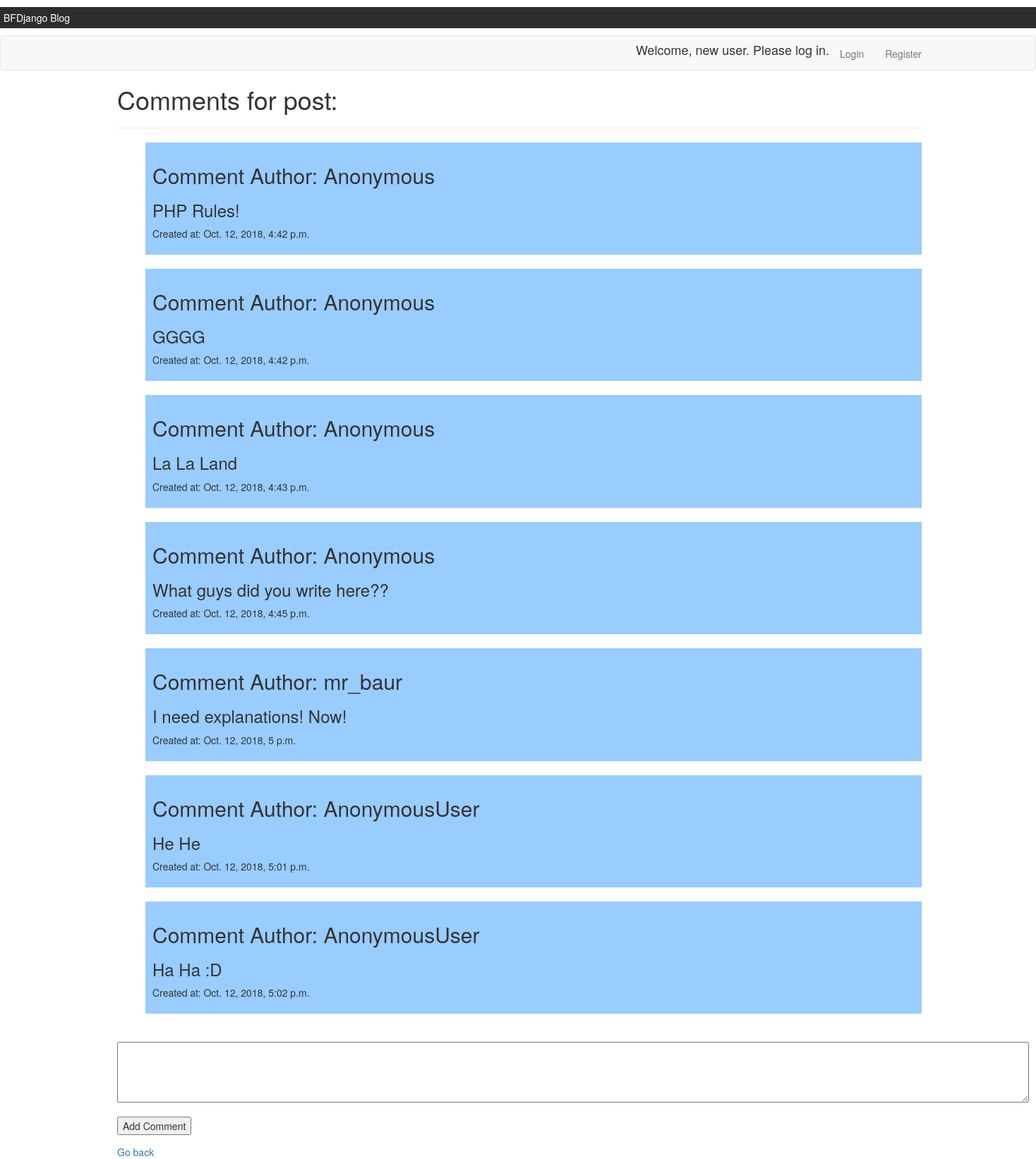
Page /blog/3/ on the committed database.
### main/models.py (models this page shows, shortened)
class Comment(models.Model):
	post_author = models.ForeignKey(Post, on_delete=models.CASCADE)
	comment_author = models.CharField(max_length=200)
	comment_content = models.CharField(max_length=1000)
	created_at = models.DateTimeField('date published')
	def was_published_recently(self):
		now = timezone.now()
		return now - datetime.timedelta(days=1) <= self.created_at <= now
	was_published_recently.admin_order_field = 'created_at'
	was_published_recently.boolean = True
	was_published_recently.short_description = 'Published recently?'

### main/views.py (the view)
# urls.py: path('<int:pk>/', views.DetailView.as_view(), name='detail'),
class DetailView(generic.DetailView):
	model = Post
	template_name = 'main/detail.html'
	def get_queryset(self):
		return Post.objects.filter(
			created_at__lte=timezone.now(),
		)

### main/templates/main/detail.html (shortened to what this page needs)
{% load static %}
<link rel="stylesheet" type="text/css" href="{% static 'main/stylesheet.css' %}">
<link rel="stylesheet" href="https://maxcdn.bootstrapcdn.com/bootstrap/3.3.7/css/bootstrap.min.css">
<div id="preset">BFDjango Blog</div>
<div class="navbar navbar-default">
	<div class="container">
		<ul class="nav navbar-nav navbar-right">
			{% if user.is_authenticated %}
				<li>
					<h4>Welcome, {{ user.username }}. Thanks for logging in.</h4>
				</li>
				<li>
					<a href ="{% url '_auth:logout' %}">Logout</a>
				</li>
			{% else %}
				<li>
					<h4>Welcome, new user. Please log in.</h4>
				</li>
				<li>
					<a href ="{% url '_auth:login' %}">Login</a>
				</li>
				<li>
					<a href ="{% url '_auth:register' %}">Register</a>
				</li>
			{% endif %}
		</ul>
		{% if post %}
			<h1 style='padding-top: 50px;'>Comments for post: {{post.title}}</h1>
			<hr/>
				<ul>
					{% for comment in post.comment_set.all %}
						<li class="comment">
							<h2 id="comment_author">Comment Author: {{comment.comment_author}}</h2>
							<h3 id="comment_title">{{comment.comment_content}}</h3>
							<p id="comment_date">Created at: {{comment.created_at}}</p>
						</li>
					{% endfor %}
				</ul>
				<form method='post' action="{% url 'main:comment_add' post.id %}" class='post_add_form'>
					<textarea rows='4' cols='170' name='post_content' id='editables' required></textarea>
					<input type='submit' value='Add Comment' id='editables' name="addCommentBtn">
				</form>
				<a href="{% url 'main:index' %}">Go back</a>
		{% else %}
			<p>No posts are available.</p>
		{% endif %}
	</div>
</div>

### main/static/main/stylesheet.css (style rules this page uses)
#preset { width: 100%; background-color: #2d2d2d; color: white; padding: 5px; margin: 10px 0px; }
.container { left: 150px; position: absolute; }
.comment { display: block; margin: 20px 0px; padding: 10px 10px; background-color: #99ccff; }
.post_add_form > #editables { margin-top: 20px; }

### rows in the picture
Comment: comment_author "Anonymous", comment_content "PHP Rules!", created_at "Oct. 12, 2018, 4:42 p.m."
Comment: comment_author "Anonymous", comment_content "GGGG", created_at "Oct. 12, 2018, 4:42 p.m."
Comment: comment_author "Anonymous", comment_content "La La Land", created_at "Oct. 12, 2018, 4:43 p.m."
Comment: comment_author "Anonymous", comment_content "What guys did you write here??", created_at "Oct. 12, 2018, 4:45 p.m."
Comment: comment_author "mr_baur", comment_content "I need explanations! Now!", created_at "Oct. 12, 2018, 5 p.m."
Comment: comment_author "AnonymousUser", comment_content "He He", created_at "Oct. 12, 2018, 5:01 p.m."
Comment: comment_author "AnonymousUser", comment_content "Ha Ha :D", created_at "Oct. 12, 2018, 5:02 p.m."
